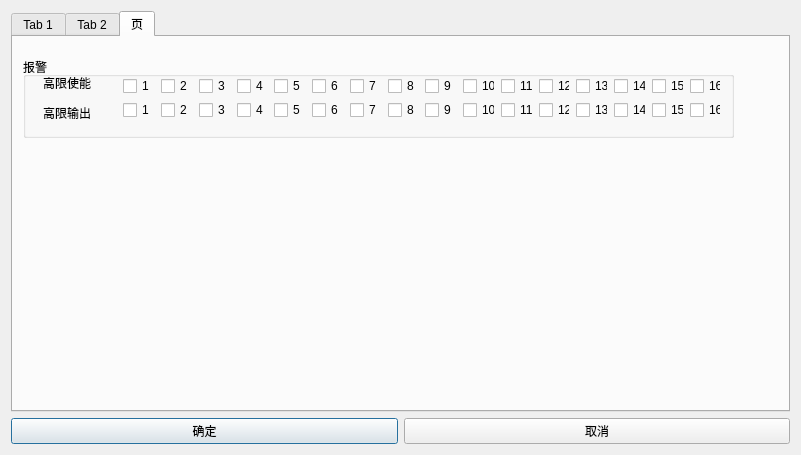
<?xml version="1.0" encoding="UTF-8"?>
<ui version="4.0">
 <class>DI_Edit</class>
 <widget class="QDialog" name="DI_Edit">
  <property name="geometry">
   <rect>
    <x>0</x>
    <y>0</y>
    <width>801</width>
    <height>455</height>
   </rect>
  </property>
  <property name="windowTitle">
   <string>Dialog</string>
  </property>
  <layout class="QGridLayout" name="gridLayout">
   <item row="0" column="0">
    <widget class="QTabWidget" name="tabWidget">
     <property name="currentIndex">
      <number>2</number>
     </property>
     <widget class="QWidget" name="tab">
      <attribute name="title">
       <string>Tab 1</string>
      </attribute>
      <widget class="QGroupBox" name="groupBox">
       <property name="geometry">
        <rect>
         <x>10</x>
         <y>20</y>
         <width>727</width>
         <height>161</height>
        </rect>
       </property>
       <property name="title">
        <string/>
       </property>
       <widget class="QLabel" name="label">
        <property name="geometry">
         <rect>
          <x>21</x>
          <y>20</y>
          <width>24</width>
          <height>16</height>
         </rect>
        </property>
        <property name="text">
         <string>通道</string>
        </property>
       </widget>
       <widget class="QComboBox" name="ChannelCBX">
        <property name="geometry">
         <rect>
          <x>102</x>
          <y>21</y>
          <width>69</width>
          <height>20</height>
         </rect>
        </property>
       </widget>
       <widget class="QLabel" name="label_2">
        <property name="geometry">
         <rect>
          <x>21</x>
          <y>60</y>
          <width>41</width>
          <height>16</height>
         </rect>
        </property>
        <property name="text">
         <string>平台ID</string>
        </property>
       </widget>
       <widget class="QLineEdit" name="SubPrjNameID">
        <property name="geometry">
         <rect>
          <x>101</x>
          <y>60</y>
          <width>133</width>
          <height>20</height>
         </rect>
        </property>
       </widget>
       <widget class="QLineEdit" name="SubPrjName">
        <property name="geometry">
         <rect>
          <x>101</x>
          <y>90</y>
          <width>133</width>
          <height>20</height>
         </rect>
        </property>
       </widget>
       <widget class="QLabel" name="label_17">
        <property name="geometry">
         <rect>
          <x>21</x>
          <y>90</y>
          <width>41</width>
          <height>16</height>
         </rect>
        </property>
        <property name="text">
         <string>点位名</string>
        </property>
       </widget>
       <widget class="QLineEdit" name="SubPrjNum">
        <property name="geometry">
         <rect>
          <x>100</x>
          <y>120</y>
          <width>133</width>
          <height>20</height>
         </rect>
        </property>
       </widget>
       <widget class="QLabel" name="label_18">
        <property name="geometry">
         <rect>
          <x>20</x>
          <y>120</y>
          <width>51</width>
          <height>16</height>
         </rect>
        </property>
        <property name="text">
         <string>分项编号</string>
        </property>
       </widget>
       <widget class="QLabel" name="Linklable">
        <property name="geometry">
         <rect>
          <x>260</x>
          <y>90</y>
          <width>91</width>
          <height>16</height>
         </rect>
        </property>
        <property name="text">
         <string>获取平台参数</string>
        </property>
       </widget>
      </widget>
     </widget>
     <widget class="QWidget" name="tab_2">
      <attribute name="title">
       <string>Tab 2</string>
      </attribute>
      <widget class="QGroupBox" name="groupBox_3">
       <property name="geometry">
        <rect>
         <x>10</x>
         <y>20</y>
         <width>725</width>
         <height>186</height>
        </rect>
       </property>
       <property name="title">
        <string>报警开关</string>
       </property>
       <widget class="QCheckBox" name="EnableCBX">
        <property name="geometry">
         <rect>
          <x>10</x>
          <y>20</y>
          <width>71</width>
          <height>16</height>
         </rect>
        </property>
        <property name="text">
         <string>ENABLE</string>
        </property>
       </widget>
      </widget>
     </widget>
     <widget class="QWidget" name="tab_5">
      <attribute name="title">
       <string>页</string>
      </attribute>
      <widget class="QGroupBox" name="groupBox_5">
       <property name="geometry">
        <rect>
         <x>10</x>
         <y>20</y>
         <width>711</width>
         <height>81</height>
        </rect>
       </property>
       <property name="title">
        <string>报警</string>
       </property>
       <widget class="QWidget" name="layoutWidget">
        <property name="geometry">
         <rect>
          <x>100</x>
          <y>44</y>
          <width>598</width>
          <height>18</height>
         </rect>
        </property>
        <layout class="QHBoxLayout" name="DI_DO_OUT_Layout">
         <item>
          <widget class="QCheckBox" name="DI_DO1_OUT">
           <property name="text">
            <string>1</string>
           </property>
          </widget>
         </item>
         <item>
          <widget class="QCheckBox" name="DI_DO2_OUT">
           <property name="text">
            <string>2</string>
           </property>
          </widget>
         </item>
         <item>
          <widget class="QCheckBox" name="DI_DO3_OUT">
           <property name="text">
            <string>3</string>
           </property>
          </widget>
         </item>
         <item>
          <widget class="QCheckBox" name="DI_DO4_OUT">
           <property name="text">
            <string>4</string>
           </property>
          </widget>
         </item>
         <item>
          <widget class="QCheckBox" name="DI_DO5_OUT">
           <property name="text">
            <string>5</string>
           </property>
          </widget>
         </item>
         <item>
          <widget class="QCheckBox" name="DI_DO6_OUT">
           <property name="text">
            <string>6</string>
           </property>
          </widget>
         </item>
         <item>
          <widget class="QCheckBox" name="DI_DO7_OUT">
           <property name="text">
            <string>7</string>
           </property>
          </widget>
         </item>
         <item>
          <widget class="QCheckBox" name="DI_DO8_OUT">
           <property name="text">
            <string>8</string>
           </property>
          </widget>
         </item>
         <item>
          <widget class="QCheckBox" name="DI_DO9_OUT">
           <property name="text">
            <string>9</string>
           </property>
          </widget>
         </item>
         <item>
          <widget class="QCheckBox" name="DI_DO10_OUT">
           <property name="text">
            <string>10</string>
           </property>
          </widget>
         </item>
         <item>
          <widget class="QCheckBox" name="DI_DO11_OUT">
           <property name="text">
            <string>11</string>
           </property>
          </widget>
         </item>
         <item>
          <widget class="QCheckBox" name="DI_DO12_OUT">
           <property name="text">
            <string>12</string>
           </property>
          </widget>
         </item>
         <item>
          <widget class="QCheckBox" name="DI_DO13_OUT">
           <property name="text">
            <string>13</string>
           </property>
          </widget>
         </item>
         <item>
          <widget class="QCheckBox" name="DI_DO14_OUT">
           <property name="text">
            <string>14</string>
           </property>
          </widget>
         </item>
         <item>
          <widget class="QCheckBox" name="DI_DO15_OUT">
           <property name="text">
            <string>15</string>
           </property>
          </widget>
         </item>
         <item>
          <widget class="QCheckBox" name="DI_DO16_OUT">
           <property name="text">
            <string>16</string>
           </property>
          </widget>
         </item>
        </layout>
       </widget>
       <widget class="QWidget" name="layoutWidget_2">
        <property name="geometry">
         <rect>
          <x>100</x>
          <y>20</y>
          <width>598</width>
          <height>18</height>
         </rect>
        </property>
        <layout class="QHBoxLayout" name="DI_DO_ENB_Layout">
         <item>
          <widget class="QCheckBox" name="DI_DO1_ENB">
           <property name="text">
            <string>1</string>
           </property>
          </widget>
         </item>
         <item>
          <widget class="QCheckBox" name="DI_DO2_ENB">
           <property name="text">
            <string>2</string>
           </property>
          </widget>
         </item>
         <item>
          <widget class="QCheckBox" name="DI_DO3_ENB">
           <property name="text">
            <string>3</string>
           </property>
          </widget>
         </item>
         <item>
          <widget class="QCheckBox" name="DI_DO4_ENB">
           <property name="text">
            <string>4</string>
           </property>
          </widget>
         </item>
         <item>
          <widget class="QCheckBox" name="DI_DO5_ENB">
           <property name="text">
            <string>5</string>
           </property>
          </widget>
         </item>
         <item>
          <widget class="QCheckBox" name="DI_DO6_ENB">
           <property name="text">
            <string>6</string>
           </property>
          </widget>
         </item>
         <item>
          <widget class="QCheckBox" name="DI_DO7_ENB">
           <property name="text">
            <string>7</string>
           </property>
          </widget>
         </item>
         <item>
          <widget class="QCheckBox" name="DI_DO8_ENB">
           <property name="text">
            <string>8</string>
           </property>
          </widget>
         </item>
         <item>
          <widget class="QCheckBox" name="DI_DO9_ENB">
           <property name="text">
            <string>9</string>
           </property>
          </widget>
         </item>
         <item>
          <widget class="QCheckBox" name="DI_DO10_ENB">
           <property name="text">
            <string>10</string>
           </property>
          </widget>
         </item>
         <item>
          <widget class="QCheckBox" name="DI_DO11_ENB">
           <property name="text">
            <string>11</string>
           </property>
          </widget>
         </item>
         <item>
          <widget class="QCheckBox" name="DI_DO12_ENB">
           <property name="text">
            <string>12</string>
           </property>
          </widget>
         </item>
         <item>
          <widget class="QCheckBox" name="DI_DO13_ENB">
           <property name="text">
            <string>13</string>
           </property>
          </widget>
         </item>
         <item>
          <widget class="QCheckBox" name="DI_DO14_ENB">
           <property name="text">
            <string>14</string>
           </property>
          </widget>
         </item>
         <item>
          <widget class="QCheckBox" name="DI_DO15_ENB">
           <property name="text">
            <string>15</string>
           </property>
          </widget>
         </item>
         <item>
          <widget class="QCheckBox" name="DI_DO16_ENB">
           <property name="text">
            <string>16</string>
           </property>
          </widget>
         </item>
        </layout>
       </widget>
       <widget class="QLabel" name="label_10">
        <property name="geometry">
         <rect>
          <x>20</x>
          <y>50</y>
          <width>54</width>
          <height>12</height>
         </rect>
        </property>
        <property name="text">
         <string>高限输出</string>
        </property>
       </widget>
       <widget class="QLabel" name="label_3">
        <property name="geometry">
         <rect>
          <x>20</x>
          <y>20</y>
          <width>54</width>
          <height>12</height>
         </rect>
        </property>
        <property name="text">
         <string>高限使能</string>
        </property>
       </widget>
      </widget>
     </widget>
    </widget>
   </item>
   <item row="1" column="0">
    <layout class="QHBoxLayout" name="horizontalLayout">
     <item>
      <widget class="QPushButton" name="ConfirmBtn">
       <property name="text">
        <string>确定</string>
       </property>
      </widget>
     </item>
     <item>
      <widget class="QPushButton" name="CancelBtn">
       <property name="text">
        <string>取消</string>
       </property>
      </widget>
     </item>
    </layout>
   </item>
  </layout>
 </widget>
 <resources/>
 <connections/>
</ui>
